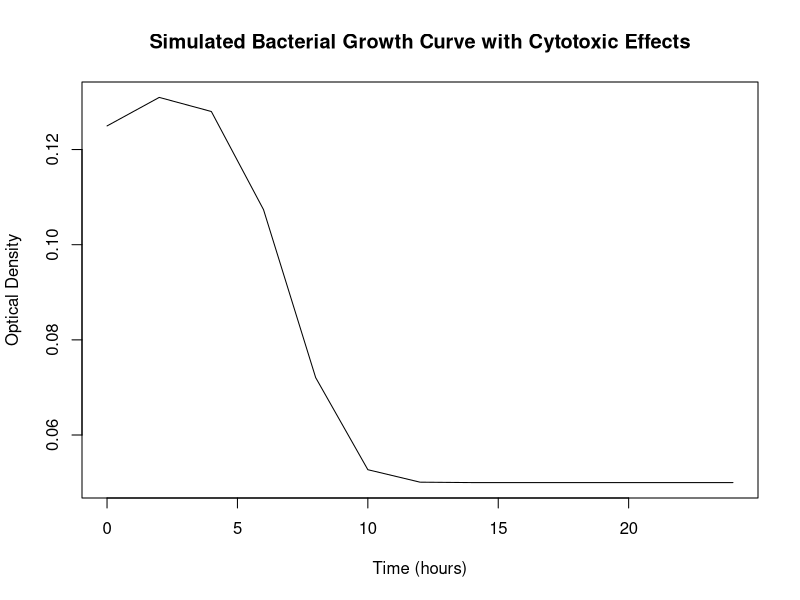

Write R code to recreate this figure.
#Using plain R with no packages to show bacterial cell growth (logistic
#as it will run out of growth medium in a petri dish, and growth will
#plateau) alongside cytotoxic effects which stunts its growth

# Define time points
time <- seq(0, 24, by = 2)  # take samples every 2 hours over 24 hour period

# Define logistic growth function with cytotoxic effects
logistic_growth_cytotoxic <- function(t, a, b, k, n0, cytotoxic_effect) {
  growth_rate <- k - cytotoxic_effect * t  # Decrease growth rate linearly with time
  a + (b - a) / (1 + exp(-growth_rate * (t - n0)))
}

# Simulate bacterial growth with cytotoxic effects
cytotoxic_effect <- 0.005 * time  # Define cytotoxic effect: growth rate decreases linearly with time
# create a chart with the growth data: one line is time, the other is logistic growth including cytotoxin
growth_data <- data.frame(Time = time, lg = logistic_growth_cytotoxic(time, a = 0.05, b = 0.2, k = 0.1, n0 = 0.01, cytotoxic_effect))

# Plot simulated bacterial growth curve with cytotoxic effects
plot(growth_data$Time, growth_data$lg, type = "l", xlab = "Time (hours)", ylab = "Optical Density", main = "Simulated Bacterial Growth Curve with Cytotoxic Effects")
#we use optical density as the label for growth, because it's what bacteria growth we can see in the petri dish with our eyes 